Frame 1 (no input): blank canvas, image omitted
Frame 60 (the mouse pressed at the canvas centre just before this capture): blank canvas, image omitted
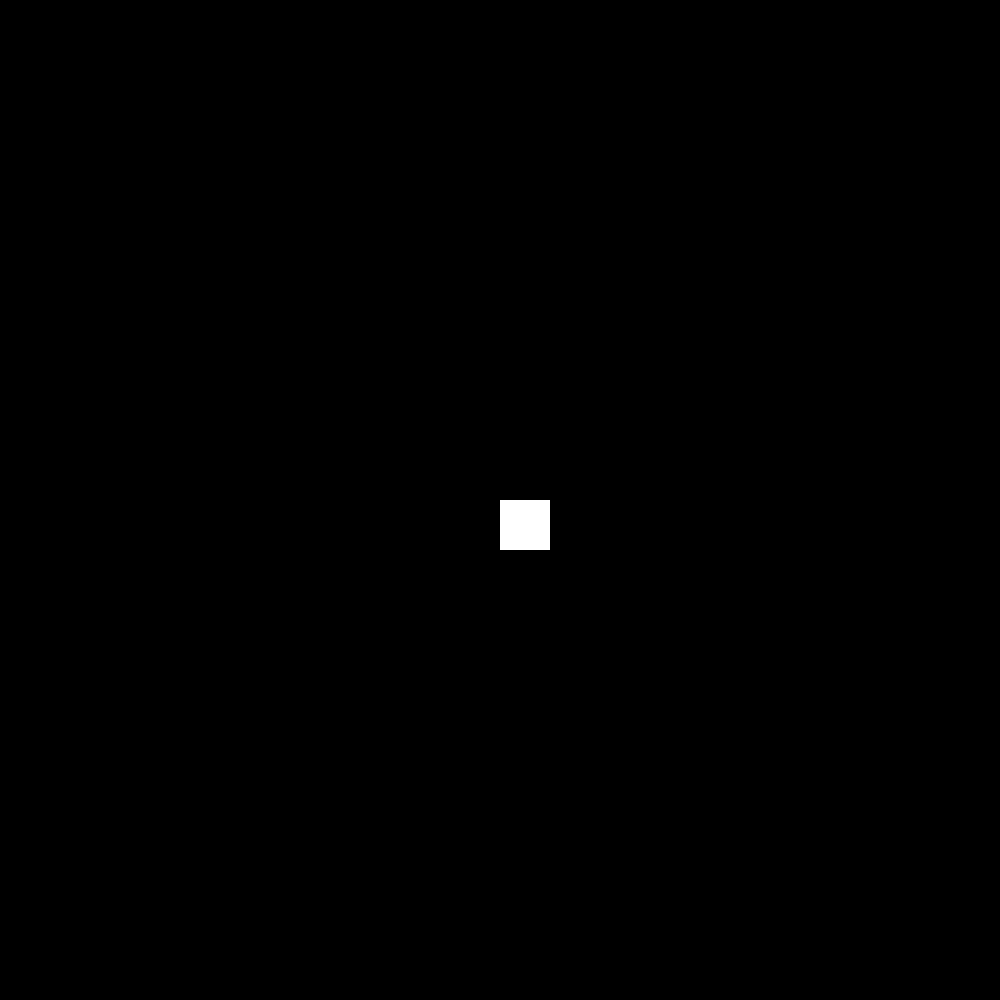
Frame 120 (the mouse held since frame 60 and released just before this capture)

The Processing sketch whose frames 1 and 60 were blank and that drew this single picture after the mouse press (run headless with seeded random() and noise(); from frame 60 on, the mouse is pressed at the canvas centre):

// Processing sketch: the_game_of_life
// ── the_game_of_life.pde
boolean pmousePressed;

boolean active = false;

int[][] cells = 
{
  {0, 0, 0, 0, 0, 0, 0, 0, 0, 0, 0, 0, 0, 0, 0, 0, 0, 0, 0, 0},
  {0, 0, 0, 0, 0, 0, 0, 0, 0, 0, 0, 0, 0, 0, 0, 0, 0, 0, 0, 0},
  {0, 0, 0, 0, 0, 0, 0, 0, 0, 0, 0, 0, 0, 0, 0, 0, 0, 0, 0, 0},
  {0, 0, 0, 0, 0, 0, 0, 0, 0, 0, 0, 0, 0, 0, 0, 0, 0, 0, 0, 0},
  {0, 0, 0, 0, 0, 0, 0, 0, 0, 0, 0, 0, 0, 0, 0, 0, 0, 0, 0, 0},
  {0, 0, 0, 0, 0, 0, 0, 0, 0, 0, 0, 0, 0, 0, 0, 0, 0, 0, 0, 0},
  {0, 0, 0, 0, 0, 0, 0, 0, 0, 0, 0, 0, 0, 0, 0, 0, 0, 0, 0, 0},
  {0, 0, 0, 0, 0, 0, 0, 0, 0, 0, 0, 0, 0, 0, 0, 0, 0, 0, 0, 0},
  {0, 0, 0, 0, 0, 0, 0, 0, 0, 0, 0, 0, 0, 0, 0, 0, 0, 0, 0, 0},
  {0, 0, 0, 0, 0, 0, 0, 0, 0, 0, 0, 0, 0, 0, 0, 0, 0, 0, 0, 0},
  {0, 0, 0, 0, 0, 0, 0, 0, 0, 0, 0, 0, 0, 0, 0, 0, 0, 0, 0, 0},
  {0, 0, 0, 0, 0, 0, 0, 0, 0, 0, 0, 0, 0, 0, 0, 0, 0, 0, 0, 0},
  {0, 0, 0, 0, 0, 0, 0, 0, 0, 0, 0, 0, 0, 0, 0, 0, 0, 0, 0, 0},
  {0, 0, 0, 0, 0, 0, 0, 0, 0, 0, 0, 0, 0, 0, 0, 0, 0, 0, 0, 0},
  {0, 0, 0, 0, 0, 0, 0, 0, 0, 0, 0, 0, 0, 0, 0, 0, 0, 0, 0, 0},
  {0, 0, 0, 0, 0, 0, 0, 0, 0, 0, 0, 0, 0, 0, 0, 0, 0, 0, 0, 0},
  {0, 0, 0, 0, 0, 0, 0, 0, 0, 0, 0, 0, 0, 0, 0, 0, 0, 0, 0, 0},
  {0, 0, 0, 0, 0, 0, 0, 0, 0, 0, 0, 0, 0, 0, 0, 0, 0, 0, 0, 0},
  {0, 0, 0, 0, 0, 0, 0, 0, 0, 0, 0, 0, 0, 0, 0, 0, 0, 0, 0, 0},
  {0, 0, 0, 0, 0, 0, 0, 0, 0, 0, 0, 0, 0, 0, 0, 0, 0, 0, 0, 0},
};

void setup()
{
  size(1000, 1000);
}

void draw()
{
  background(0);
  
  if(!active)
  {
    frameRate(60);
    paint();
  }
  else
  {
    frameRate(2);
    step();
  }
  
  dissplay();
  
  if(mousePressed)
  {
    pmousePressed = true;
  }
  else
  {
    pmousePressed = false;
  }
}

void paint()
{
  if(mousePressed && ((round(mouseX/50) != round(pmouseX/50) || round(mouseY/50) != round(pmouseY/50)) || !pmousePressed) && round(mouseX/50) < 20 && round(mouseY/50) < 20  && round(mouseX/50) > 0 && round(mouseY/50) > 0)
  {
    cells[round(mouseY/50)][round(mouseX/50)]++;
    if(cells[round(mouseY/50)][round(mouseX/50)] > 1)
    {
      cells[round(mouseY/50)][round(mouseX/50)] = 0;
    }
  }
}

void step()
{
  int[][] nCells = cells;
  int closeCells = 0;
  int a;
  int b;
  
  for(int y = 0; y <= 19; y++)
  {
    for(int x = 0; x <= 19; x++)
    {
      closeCells = 0;
      
      a = y + 1;
      b = x;
      closeCells += cells[(a < 0 ? 20 + a : (a > 19 ? 20  -  a : a))][(b < 0 ? 20 + b : (b > 19 ? 20  -  b : b))];
      a = y - 1;
      b = x;
      closeCells += cells[(a < 0 ? 20 + a : (a > 19 ? 20  -  a : a))][(b < 0 ? 20 + b : (b > 19 ? 20  -  b : b))];
      a = y + 1;
      b = x + 1;
      closeCells += cells[(a < 0 ? 20 + a : (a > 19 ? 20  -  a : a))][(b < 0 ? 20 + b : (b > 19 ? 20  -  b : b))];
      a = y - 1;
      b = x + 1;
      closeCells += cells[(a < 0 ? 20 + a : (a > 19 ? 20  -  a : a))][(b < 0 ? 20 + b : (b > 19 ? 20  -  b : b))];
      a = y + 1;
      b = x - 1;
      closeCells += cells[(a < 0 ? 20 + a : (a > 19 ? 20  -  a : a))][(b < 0 ? 20 + b : (b > 19 ? 20  -  b : b))];
      a = y - 1;
      b = x - 1;
      closeCells += cells[(a < 0 ? 20 + a : (a > 19 ? 20  -  a : a))][(b < 0 ? 20 + b : (b > 19 ? 20  -  b : b))];
      a = y;
      b = x + 1;
      closeCells += cells[(a < 0 ? 20 + a : (a > 19 ? 20  -  a : a))][(b < 0 ? 20 + b : (b > 19 ? 20  -  b : b))];
      a = y;
      b = x - 1;
      closeCells += cells[(a < 0 ? 20 + a : (a > 19 ? 20  -  a : a))][(b < 0 ? 20 + b : (b > 19 ? 20  -  b : b))];
      
      if(cells[y][x] == 1)
      {
        if(closeCells == 1)
        {
          nCells[y][x] = 1;
        }
        else
        {
          nCells[y][x] = 0;
        }
      }
      else
      {
        if(closeCells == 3)
        {
          nCells[y][x] = 1;
        }
        else
        {
          nCells[y][x] = 0;
        }
      }
    }
  }
  
  cells = nCells;
}

void dissplay()
{
  for(int y = 0; y <= 19; y++)
  {
    for(int x = 0; x <= 19; x++)
    {
      fill(cells[y][x] == 0 ? 0 : cells[y][x] == 1 ? #ffffff : cells[y][x] == 2 ? #ffff00 : cells[y][x] == 3 ? #0000ff : cells[y][x] == 4 ? #ff8800 : cells[y][x] == 5 ? #00ff00 : cells[y][x] == 6 ? #8800ff : cells[y][x] == 7 ? #00ffff : cells[y][x] == 8 ? #ff00ff : cells[y][x] == 9 ? #ffffff : #000000);
      noStroke();
      rect(x * 50, y * 50, 50, 50);
    }
  }
}

void keyPressed()
{
  if(key == ' ')
  {
    active = !active;
  }
}
